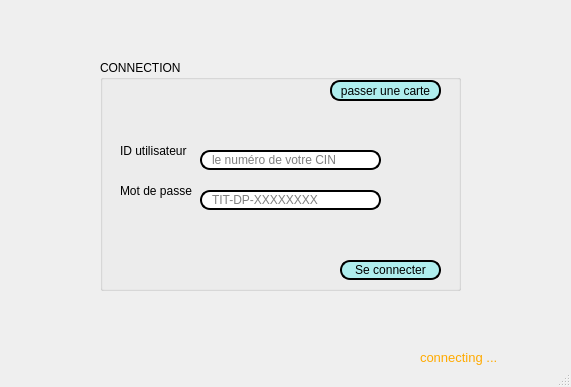
<?xml version="1.0" encoding="UTF-8"?>
<ui version="4.0">
 <class>MainWindow</class>
 <widget class="QMainWindow" name="MainWindow">
  <property name="geometry">
   <rect>
    <x>0</x>
    <y>0</y>
    <width>571</width>
    <height>387</height>
   </rect>
  </property>
  <property name="windowTitle">
   <string>Event Planner Main</string>
  </property>
  <property name="styleSheet">
   <string notr="true">background-image: url(:/new/prefix1/background.jpg);</string>
  </property>
  <widget class="QWidget" name="centralwidget">
   <widget class="QGroupBox" name="groupBox">
    <property name="geometry">
     <rect>
      <x>100</x>
      <y>60</y>
      <width>361</width>
      <height>231</height>
     </rect>
    </property>
    <property name="title">
     <string>CONNECTION</string>
    </property>
    <widget class="QLabel" name="label">
     <property name="geometry">
      <rect>
       <x>20</x>
       <y>80</y>
       <width>91</width>
       <height>21</height>
      </rect>
     </property>
     <property name="styleSheet">
      <string notr="true">font: 75 8pt &quot;MS Shell Dlg 2&quot;;</string>
     </property>
     <property name="text">
      <string>ID utilisateur</string>
     </property>
    </widget>
    <widget class="QLabel" name="label_2">
     <property name="geometry">
      <rect>
       <x>20</x>
       <y>120</y>
       <width>91</width>
       <height>21</height>
      </rect>
     </property>
     <property name="text">
      <string>Mot de passe</string>
     </property>
    </widget>
    <widget class="QLineEdit" name="lineEdit_userID">
     <property name="enabled">
      <bool>true</bool>
     </property>
     <property name="geometry">
      <rect>
       <x>100</x>
       <y>90</y>
       <width>181</width>
       <height>20</height>
      </rect>
     </property>
     <property name="styleSheet">
      <string notr="true">border: 2px solid black;
font: 75 8pt &quot;MS Shell Dlg 2&quot;;
border-radius: 10px;
padding: 0 8px;
background: white;
font: bold, &quot;Comic Sans MS&quot;;;
text-align:center;</string>
     </property>
     <property name="text">
      <string/>
     </property>
     <property name="maxLength">
      <number>10</number>
     </property>
     <property name="placeholderText">
      <string>le numéro de votre CIN </string>
     </property>
     <property name="clearButtonEnabled">
      <bool>false</bool>
     </property>
    </widget>
    <widget class="QLineEdit" name="lineEdit_password">
     <property name="geometry">
      <rect>
       <x>100</x>
       <y>130</y>
       <width>181</width>
       <height>20</height>
      </rect>
     </property>
     <property name="styleSheet">
      <string notr="true">border: 2px solid black;
font: 75 8pt &quot;MS Shell Dlg 2&quot;;
border-radius: 10px;
padding: 0 8px;
background: white;
font: bold, &quot;Comic Sans MS&quot;;;
text-align:center;</string>
     </property>
     <property name="text">
      <string/>
     </property>
     <property name="maxLength">
      <number>20</number>
     </property>
     <property name="echoMode">
      <enum>QLineEdit::Password</enum>
     </property>
     <property name="placeholderText">
      <string>TIT-DP-XXXXXXXX </string>
     </property>
    </widget>
    <widget class="QPushButton" name="pushButton_submit">
     <property name="geometry">
      <rect>
       <x>240</x>
       <y>200</y>
       <width>101</width>
       <height>20</height>
      </rect>
     </property>
     <property name="styleSheet">
      <string notr="true">/*QPushButton:hover
{
 background-color : green;
}

QPushButton:pressed
{
 background-color : red;
}*/

border: 2px solid black;
font: 75 8pt &quot;MS Shell Dlg 2&quot;;
border-radius: 10px;
padding: 0 8px;
background: #AFEEEE;
font: bold, &quot;Comic Sans MS&quot;;;
text-align:center;</string>
     </property>
     <property name="text">
      <string>Se connecter</string>
     </property>
    </widget>
    <widget class="QPushButton" name="pushButton_submit_2">
     <property name="geometry">
      <rect>
       <x>230</x>
       <y>20</y>
       <width>111</width>
       <height>21</height>
      </rect>
     </property>
     <property name="styleSheet">
      <string notr="true">/*QPushButton:hover
{
 background-color : green;
}

QPushButton:pressed
{
 background-color : red;
}*/

border: 2px solid black;
font: 75 8pt &quot;MS Shell Dlg 2&quot;;
border-radius: 10px;
padding: 0 8px;
background: #AFEEEE;
font: bold, &quot;Comic Sans MS&quot;;;
text-align:center;</string>
     </property>
     <property name="text">
      <string>passer une carte</string>
     </property>
    </widget>
   </widget>
   <widget class="QLabel" name="label_3">
    <property name="geometry">
     <rect>
      <x>420</x>
      <y>350</y>
      <width>131</width>
      <height>16</height>
     </rect>
    </property>
    <property name="text">
     <string>&lt;html&gt;&lt;head/&gt;&lt;body&gt;&lt;p style=&quot; font-size:10pt; color:#ffaa00;&quot;&gt;connecting ... &lt;/p&gt;&lt;/body&gt;&lt;/html&gt;</string>
    </property>
   </widget>
  </widget>
  <widget class="QStatusBar" name="statusbar"/>
 </widget>
 <resources/>
 <connections/>
</ui>
